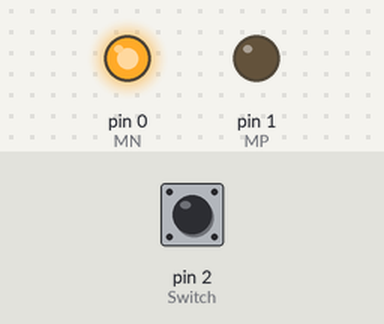
The sketch below on a simulated Arduino Uno, built with avr-gcc and run on an emulated ATmega328P. Parts: output pins drawn as LEDs (lit = HIGH). Inputs (shaded band) come from the test bench; at power-on: pin 2 (Switch) HIGH.

Above: at 1.2 s.
1.3 s: pin 2 (Switch) pulled LOW for 0.15 s
At 1.37 s:
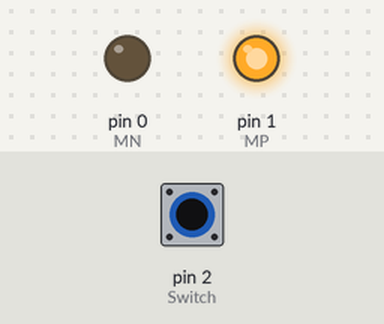
2.9 s: pin 2 (Switch) pulled LOW for 1 s
At 4.4 s:
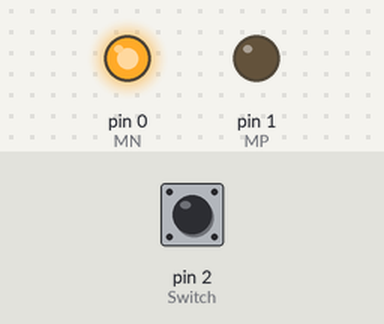
5.4 s: pin 2 (Switch) pulled LOW for 3.2 s
At 6.7 s:
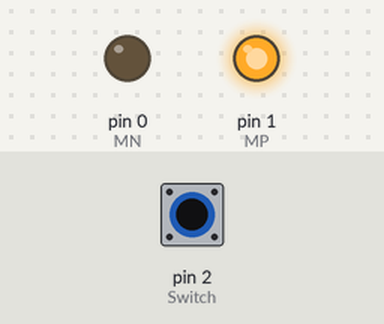
Timing chart, 0 to 10.1 s (numbered marks = the images above; inputs shaded):
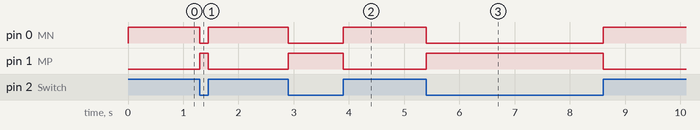

The sketch:

ESDI_9.2.ino
```cpp
/****************************************************************************
 * Title  : Rotate motor clockwise and anticlockwise using switch           *
 *          If SW open, rotate clockwise                                    *
 *          If SW close, rotate anticlockwise                               *
 * Date   : 03/09/2017                                                      *
 * Author : Harsh Patel                                                     *
 * ID No  : 15it077                                                         *
 * E-mail : 15it077@charusat.edu.in                                         *
 ****************************************************************************/
#define MP 1
#define MN 0
#define Switch 2

void setup() {
  pinMode(MP, OUTPUT);
  pinMode(MN, OUTPUT);
  pinMode(Switch, INPUT);
}

void loop() {
  digitalWrite(MP, !digitalRead(Switch));
  digitalWrite(MN, digitalRead(Switch));
}
```

Measured:
- after the input at 1.3 s, pin 0 (MN): HIGH → LOW at once, → HIGH 0.15 s later; pin 1 (MP): LOW → HIGH at once, → LOW 0.15 s later
- after the input at 2.9 s, pin 0 (MN): HIGH → LOW at once, → HIGH 1.0 s later; pin 1 (MP): LOW → HIGH at once, → LOW 1.0 s later
- after the input at 5.4 s, pin 0 (MN): HIGH → LOW at once, → HIGH 3.2 s later; pin 1 (MP): LOW → HIGH at once, → LOW 3.2 s later
